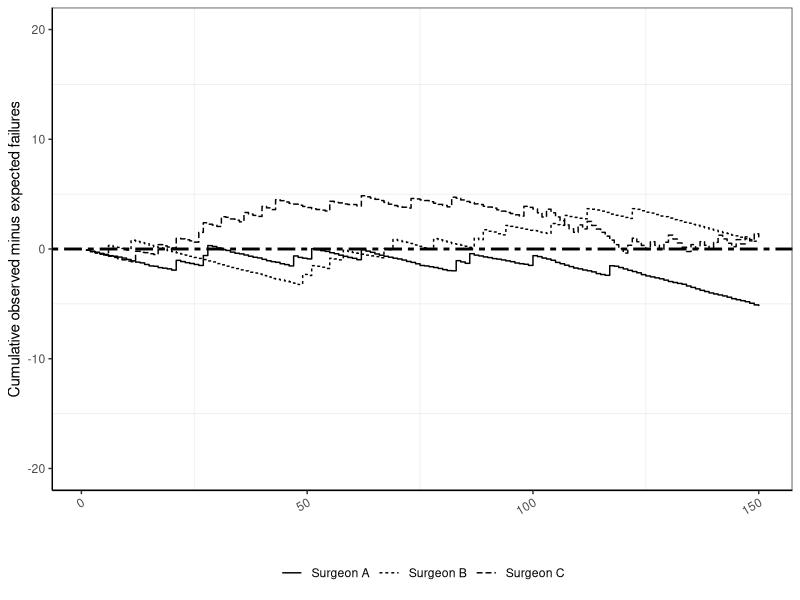

R code for this plot:
library(ggplot2)

set.seed(16)
common_theme = theme_bw() + theme(axis.line=element_line(colour="black")
                                  ,panel.grid.major=element_blank()
                                  ,legend.position="bottom"
                                  ,legend.title=element_blank()
                                  ,axis.text.x=element_text(angle=30, hjust=1)
                                  ,strip.background=element_rect(fill="grey96"))

df = data.frame(
    is_failure = c(rbinom(50,1,0.10),rbinom(50,1,0.08),rbinom(50,1,0.05),
                   rbinom(50,1,0.10),rbinom(50,1,0.13),rbinom(50,1,0.14),
                   rbinom(50,1,0.14),rbinom(50,1,0.09),rbinom(50,1,0.25)
                   ),
    p0 = c(rnorm(50, 0.10, 0.03),rnorm(50, 0.10, 0.03),rnorm(50, 0.10, 0.03),
           rnorm(50, 0.10, 0.03),rnorm(50, 0.10, 0.03),rnorm(50, 0.10, 0.03),
           rnorm(50, 0.10, 0.03),rnorm(50, 0.10, 0.03),rnorm(50, 0.35, 0.03)
          ),
    by=rep(factor(c("Surgeon A", "Surgeon B", "Surgeon C")), times=c(150,150,150))
  )

## Implementation of a cumulative observed minus expected failure graph as described in
## Rogers, C. A., Reeves, B. C., Caputo, M., Ganesh, J. S., Bonser, R. S., & Angelini, G. D. (2004). Control chart methods for monitoring cardiac surgical performance and their interpretation Chris. The Journal of Thoracic and Cardiovascular Surgery, 128(6), 811–819. doi:10.1016/j.jtcvs.2004.03.011 
## @failure_indicator indicator variable consiting of c(0,1), where 0 is no failure and 1 is failure for each procedure
## @p0 either a constant which represents then the acceptable event rate, or a numeric vector representing the acceptable risk score for each single individual. The later is used when plotting risk audjusted scores. This is then equal to an VLAD (variable life adjusted displays) or CRAM (cumulative risk adjusted mortality) chart 
##
## "The graph starts at 0, but is incremented by 1 - p0 for a failure and decremented by p0 for a success"
cusum.obs_minus_exp = function(failure_indicator, p0, by=NULL, scale_ylim = 20) {
  require(ggplot2)
  require(plyr)
  
  stopifnot(is.numeric(failure_indicator))
  stopifnot(failure_indicator %in% c(0,1))
  stopifnot(is.numeric(p0), p0 >= 0 & p0 <= 1 & (length(p0) == length(failure_indicator) | length(p0) == 1))
  stopifnot(is.numeric(scale_ylim), length(scale_ylim) == 1)
  if (!is.null(by)) {
    stopifnot(is.factor(by))
    stopifnot(length(failure_indicator) == length(by))
  }
  
  d = NULL
  if (is.null(by)) {
    failure_line = c()
    for (i in 1:length(failure_indicator)) {
      before = ifelse(i == 1, 0, failure_line[i-1])
      
      p0_ = ifelse(length(p0) == 1, p0, p0[i])
      
      if (failure_indicator[i] == 0) {
        failure_line[i] = before - p0_
      } else if (failure_indicator[i] == 1) {
        failure_line[i] = before + (1-p0_)
      }
    }
    
    d = data.frame(n=1:length(failure_line),
                    failure_line=failure_line)
  } else {
    if (length(p0) == 1) {
      p0_ = rep(p0,times=length(failure_indicator))
    } else {
      p0_ = p0
    }
    
    d = data.frame(
      failure_indicator=failure_indicator,
      by=by,
      p0=p0_
    )
    
    d = ddply(d, .(by), function(sub_d) {  
            failure_line = c()
            for (i in 1:length(sub_d$failure_indicator)) {
              before = ifelse(i == 1, 0, failure_line[i-1])
              
              if (sub_d$failure_indicator[i] == 0) {
                failure_line[i] = before - sub_d$p0[i]
              } else if (sub_d$failure_indicator[i] == 1) {
                failure_line[i] = before + (1-sub_d$p0[i])
              }
            }
            
            data.frame(n=1:length(failure_line),
                       failure_line=failure_line,
                       by=sub_d$by)
          }
        )    
  }
  
  if (is.null(by)) {
    p = ggplot(d, aes(x=n,y=failure_line))
  } else {
    p = ggplot(d, aes(x=n,y=failure_line, linetype=by))
  }
  p = p + geom_hline(yintercept=0, linetype=6, size=1)
  p = p + geom_step()
  
  p = p + ylim(-scale_ylim, scale_ylim)
  p = p + ylab("Cumulative observed minus expected failures")
  p = p + xlab("")
  p <- p + common_theme
  return(p)
}

#cp= cusum.obs_minus_exp(rbinom(200,1,0.10), c(rnorm(100, 0.10, 0.03),rnorm(100, 0.10, 0.03)))
#cp= cusum.obs_minus_exp(rbinom(200,1,0.10), 0.10)
#cp= cusum.obs_minus_exp(df$is_failure, 0.10, by=df$by)
cp= cusum.obs_minus_exp(df$is_failure, df$p0, by=df$by)
print(cp)

## Implementation of a cusum chart and cusum log-likelihood chart with control limits as described in
## Rogers, C. A., Reeves, B. C., Caputo, M., Ganesh, J. S., Bonser, R. S., & Angelini, G. D. (2004). Control chart methods for monitoring cardiac surgical performance and their interpretation Chris. The Journal of Thoracic and Cardiovascular Surgery, 128(6), 811–819. doi:10.1016/j.jtcvs.2004.03.011 
## in Appendix A
## @failure_indicator indicator variable consiting of c(0,1), where 0 is no failure and 1 is failure for each procedure
## @p0 the acceptable event rate
## @p1 the unacceptable event rate we want to detect
cusum = function(failure_indicator, p0, p1, alpha=.05, beta=.05, by=NULL, loglike_chart=FALSE) {
  require(plyr)
  require(ggplot2)
  
  stopifnot(is.numeric(failure_indicator))
  stopifnot(failure_indicator %in% c(0,1))
  stopifnot(is.numeric(p0), p0 >= 0, p0 <= 1)
  stopifnot(is.numeric(p1), p1 >= 0, p1 <= 1)
  stopifnot(is.numeric(alpha), alpha >= 0, alpha <= 1)
  stopifnot(is.numeric(beta), beta >= 0, beta <= 1)
  if (!is.null(by)) {
    stopifnot(is.factor(by))
    stopifnot(length(failure_indicator) == length(by))
  }
    
  OR = (p1*(1-p0))/(p0*(1-p1))
  s  = log((1-p0)/(1-p1))/log(OR)
  h0 = log((1-alpha)/beta)/log(OR)
  h1 = log((1-beta)/alpha)/log(OR)
  n = length(failure_indicator)
  
  if (is.null(by)) {
    d = data.frame(
      n=1:n,
      failure=failure_indicator,
      cusum=cumsum(failure_indicator),
      l0=((1:n)*s)-h0,
      l1=((1:n)*s)+h1,
      T_horizontal = cumsum(failure_indicator - s)
    )  
  } else {
    d = data.frame(
      failure=failure_indicator,
      by=by
    )
    
    d = ddply(d, .(by), function(sub_d) {      
      data.frame(
        n=1:nrow(sub_d),
        failure=sub_d$failure,
        cusum=cumsum(sub_d$failure),
        l0=((1:nrow(sub_d))*s)-h0,
        l1=((1:nrow(sub_d))*s)+h1,
        T_horizontal = cumsum(sub_d$failure - s),
        by=sub_d$by
      )
    })
  }
  
  p = NULL
  if (loglike_chart) {
    d_ = cbind(d, h0=rep(h0,times=nrow(d)), h1=rep(h1, times=nrow(d)))

    if (is.null(by)) {
      p = ggplot(data=d_, aes(y=T_horizontal,x=n))
    } else {
      p = ggplot(data=d_, aes(y=T_horizontal,x=n, linetype=by))
    }
    
    p = p + geom_step() 
    p = p + geom_hline(yintercept=-h0, linetype=2)
    p = p + geom_hline(yintercept=h1, linetype=2)
    p = p + geom_hline(yintercept=0, color="lightgrey")
    
    p = p + ylab("Cumulative log-likelihood ratio")
    
    p <- p + annotate("text", label=paste("Accept H1"), x=-Inf, y=h1*2, hjust=-0.5)#, x=n/5, y=h1*2)
    p <- p + annotate("text", label=paste("Accept H0"), x=-Inf, y=-h0*2, hjust=-0.5)#, x=n/5, y=-h0*2)
  } else {
    
    if (is.null(by)) {
      p = ggplot(data=d ,aes(y=cusum,x=n))
    } else {
      p = ggplot(data=d ,aes(y=cusum,x=n, linetype=by))
    }
    
    p = p + geom_step() 
    p = p + geom_line(mapping=aes(x=n,y=l0),linetype=2)
    p = p + geom_line(mapping=aes(x=n,y=l1),linetype=2)
    
    p <- p + annotate("text", label=paste("Accept H1"), x=-Inf, y=Inf, vjust=1.3, hjust=-0.3)#x=n/3, y=(n/2)*p1*1.0)
    p <- p + annotate("text", label=paste("Accept H0"), x=Inf, y=-Inf, vjust=-1.2, hjust=1.3)#x=n/1.5, y=(n/2)*(p0*1.0))
  }
  
  p <- p + common_theme
  p = p + xlab("")
  
#   if (!is.null(by)) {
#     p <- p + facet_wrap(~by, as.table=TRUE)
#   }
  
  return(p)
}

#cusum_plot = cusum(df$is_failure, .10, .20, alpha=0.01,beta=0.01, loglike_chart=TRUE, by=df$by)
#print(cusum_plot)